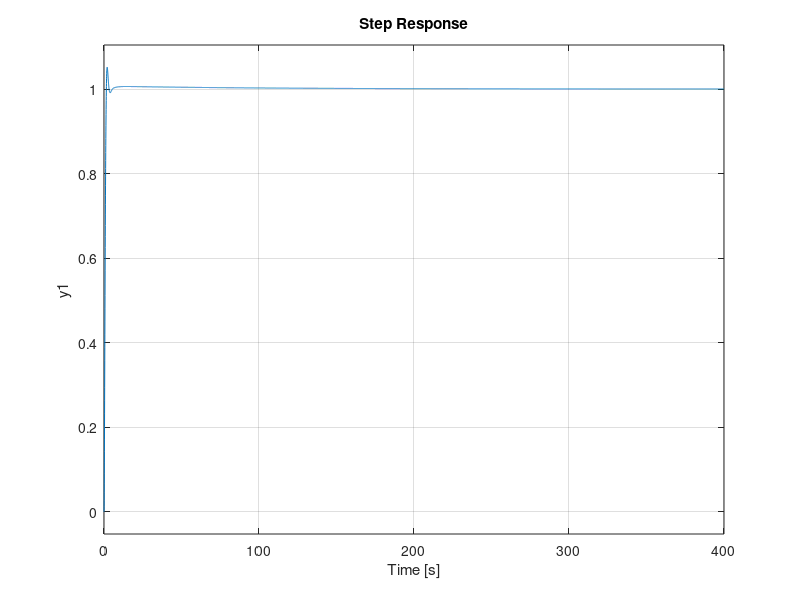

MATLAB code to generate this figure:
clear
clc
close all 

k0 = 10;
k1 = 1;
k2 = 1;
k3 = 0.5;  
k4 = 0.3;
k5 = 1;
kf = 0.25;

T0 = 2;
T2 = 0.1;
T3 = 100;
T4 = 0.5;
Tf = 0.8;

t0 = 20;
t2 = 0.2;
t3 = 2.3;   

W0 = tf(k0, [T0 1]);
W1 = tf (k1);
W2 = tf ([(k2*t2) k2],[T2 1]);
W3_pi = tf ([(k3*T3) k3],[T3 0]);
W3_pid = tf ([(k3*t3*T3) (k3*T3) k3],[T3 0]);
W4 = tf (k4, [T4 1 0]);
W5 = tf (k5);
Wf = tf (kf, [Tf 1])

Wraz = W0 * W1 * W2 * W4 * W5;
Wzam = feedback(Wraz, 1);

%1 - Устойчивость по Гурвицу
matrix_gurvits = [1.25  1.6   0   0 
                  0.1   2.6   3   0 
                  0     1.25  1.6 0
                  0     0     2.6 3];
               
minor1 = 1.25;
minor2 = 1.25*2.6-1.6*0.1;
minor3 = minor2 * 1.6;
minor4 = minor3 * 3; % больше нуля значит устойчивая замкнутая система
% 
% bode(Wraz)
% figure
%  step(Wzam)


% 2 - ПФ по ошибке
Wmist = 1 / (1+Wraz); % предел по ошибке равен 0

kf = 0.25;
Tf = 0.8; % как определить ?
Wf = tf(kf, [Tf 1]);
Wvozm = Wf/(1+Wraz); % предел по ошибке равен 0


% 3 - ПИ и ПИД регуляторы

% ПИ регулятор
Wraz_pi_reg = W0 * W1 * W2 * W3_pi * W4 * W5;
Wzam_pi_reg = feedback(Wraz_pi_reg, 1);
Wmist_pi_reg = 1 / (1+Wraz_pi_reg);

% figure
% title('ПХ замкнутой системы с ПИ-регулятором');
% step(Wzam_pi_reg);
% figure
% title('ЛЧХ разомкнутой системы с ПИ-регулятором');
% bode(Wraz_pi_reg);


% ПИД регулятор
Wraz_pid_reg = W0 * W1 * W2 * W3_pid * W4 * W5
Wzam_pid_reg = feedback(Wraz_pid_reg, 1);

% figure
% title('ПХ замкнутой системы с ПИД-регулятором');
% step(Wzam_pid_reg);
% figure
% title('ЛЧХ разомкнутой системы с ПИД-регулятором');
% bode(Wraz_pid_reg);

figure
step(Wzam_pid_reg)


